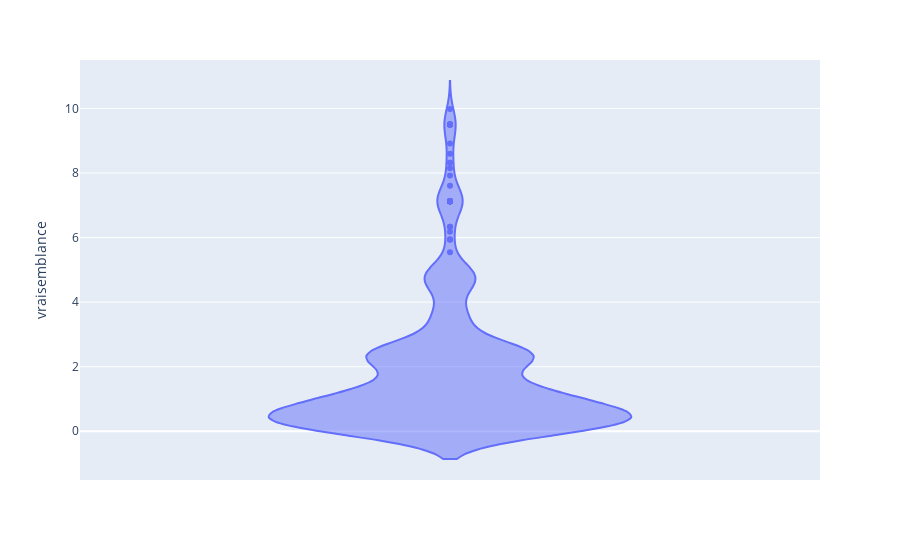

The code cell stored with this chart in its notebook:
### Code cell
from matplotlib.axis import YAxis
import plotly.express as px
import numpy as np
violin = total[(total["vraisemblance"] > 0) & (total["vraisemblance"] < 10)]
px.violin(violin, y="vraisemblance")

### Figure 1 — Plotly figure (JSON) as saved in the notebook; plotly's stock layout.template omitted (floating-point values rounded to 4 significant figures; data arrays with more than 128 entries replaced by an {"elided": "..."} marker saying what was removed)
{"data": [{"alignmentgroup": "True", "box": {"visible": false}, "hovertemplate": "vraisemblance=%{y}<extra></extra>", "legendgroup": "", "marker": {"color": "#636efa"}, "name": "", "offsetgroup": "", "orientation": "v", "scalegroup": "True", "showlegend": false, "type": "violin", "x0": " ", "xaxis": "x", "y": {"elided": "667 float values"}, "y0": " ", "yaxis": "y"}], "layout": {"legend": {"tracegroupgap": 0}, "margin": {"t": 60}, "violinmode": "group", "xaxis": {"anchor": "y", "domain": [0, 1]}, "yaxis": {"anchor": "x", "domain": [0, 1], "title": {"text": "vraisemblance"}}}}
